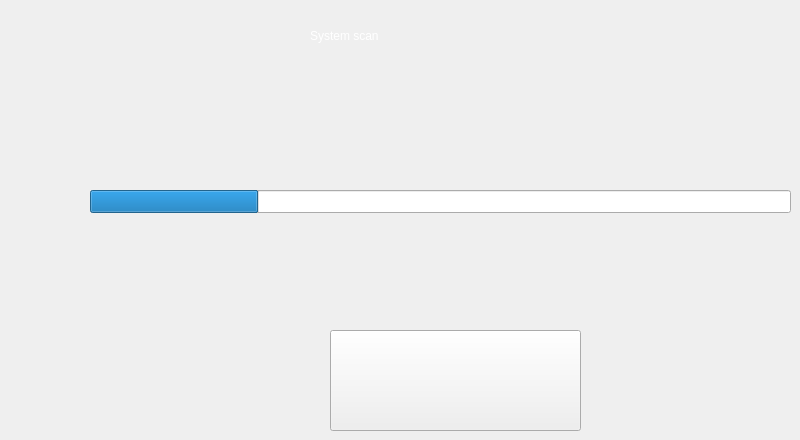
           <widget class="QWidget" name="System_scan_page">
            <widget class="QWidget" name="widget_3" native="true">
             <property name="geometry">
              <rect>
               <x>120</x>
               <y>0</y>
               <width>571</width>
               <height>80</height>
              </rect>
             </property>
             <widget class="QLabel" name="label_3">
              <property name="geometry">
               <rect>
                <x>190</x>
                <y>20</y>
                <width>361</width>
                <height>31</height>
               </rect>
              </property>
              <property name="styleSheet">
               <string notr="true">color: rgb(255, 255, 255);
font: 15pt &quot;Sitka&quot;;</string>
              </property>
              <property name="text">
               <string>System scan</string>
              </property>
             </widget>
            </widget>
            <widget class="QPushButton" name="pushButton_4">
             <property name="geometry">
              <rect>
               <x>330</x>
               <y>330</y>
               <width>251</width>
               <height>101</height>
              </rect>
             </property>
             <property name="text">
              <string/>
             </property>
             <property name="icon">
              <iconset resource="resources.qrc">
               <normaloff>:/icons/push_button.png</normaloff>:/icons/push_button.png</iconset>
             </property>
             <property name="iconSize">
              <size>
               <width>80</width>
               <height>80</height>
              </size>
             </property>
            </widget>
            <widget class="QProgressBar" name="progressBar">
             <property name="geometry">
              <rect>
               <x>90</x>
               <y>190</y>
               <width>701</width>
               <height>23</height>
              </rect>
             </property>
             <property name="styleSheet">
              <string notr="true">color: rgb(255, 255, 255);</string>
             </property>
             <property name="value">
              <number>24</number>
             </property>
             <property name="textVisible">
              <bool>true</bool>
             </property>
            </widget>
           </widget>
